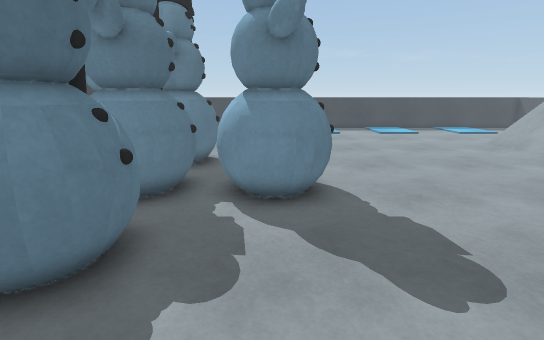
view 1 (above)

18 first-person views from a walk through a Unity game level. The camera is 1.4 m above the floor, tilts 14° down and sees 85° across. The floor is counted in squares, 0.5 m on a side. Each view is taken from the middle of a square. On the plan, view 1 faces up. The plan holds only what a view shows up to about 20 squares ahead; the rest is blank. The place goes on beyond the plan.

view 2
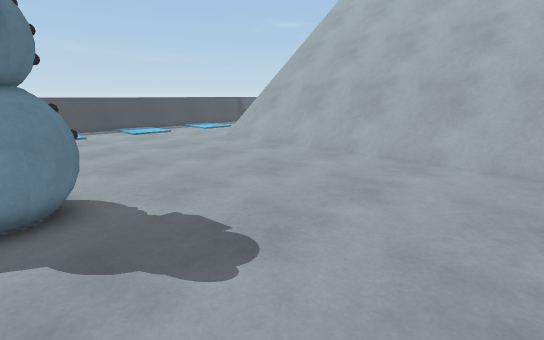

view 3
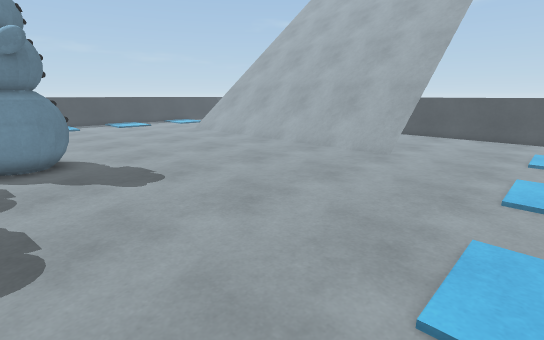

view 4
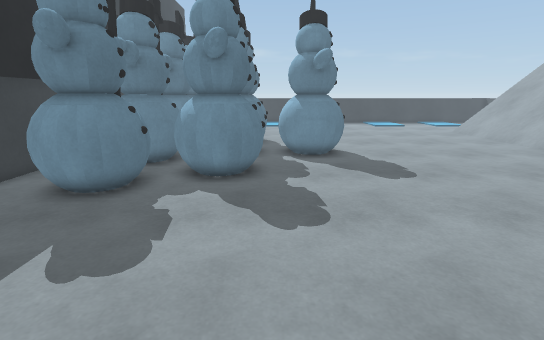

view 5
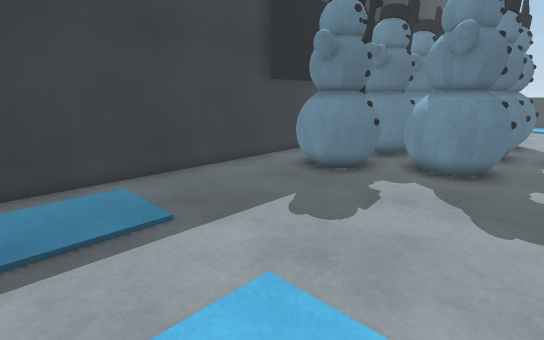

view 6
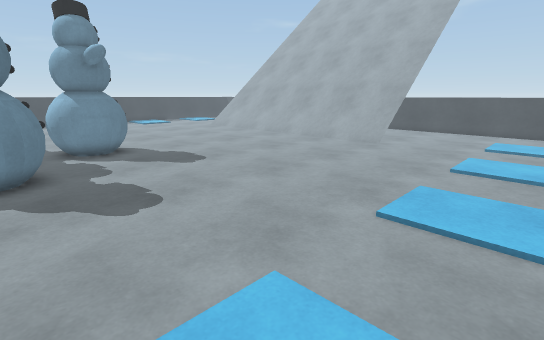

view 7
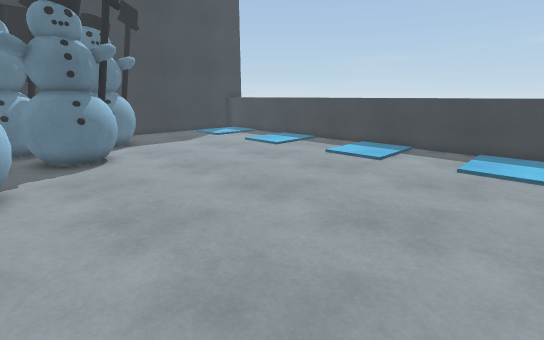

view 8
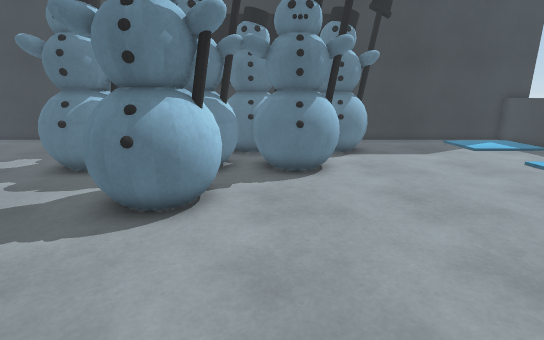

view 9
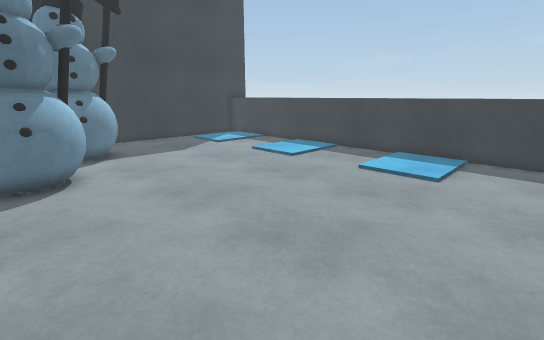

view 10
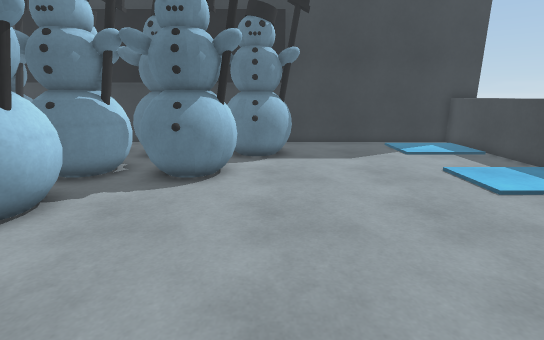

view 11
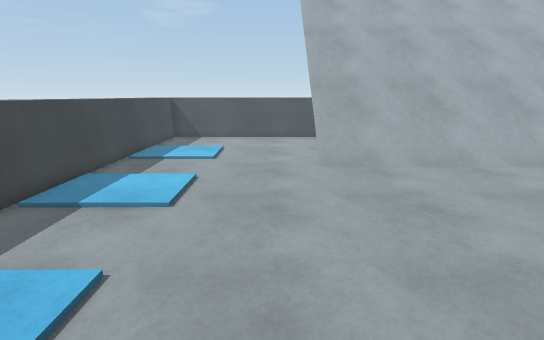

view 12
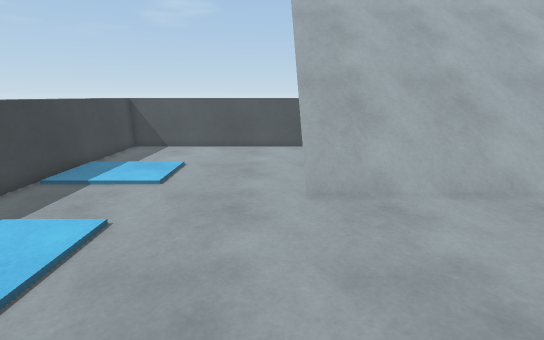

view 13
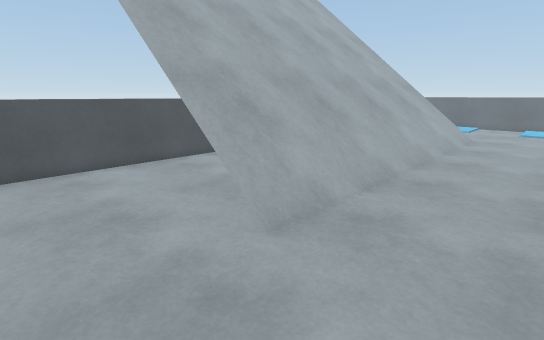

view 14
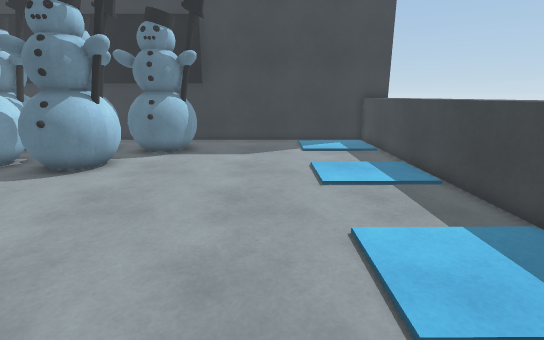

view 15
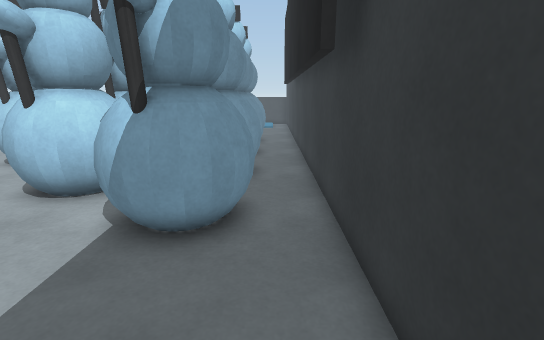

view 16
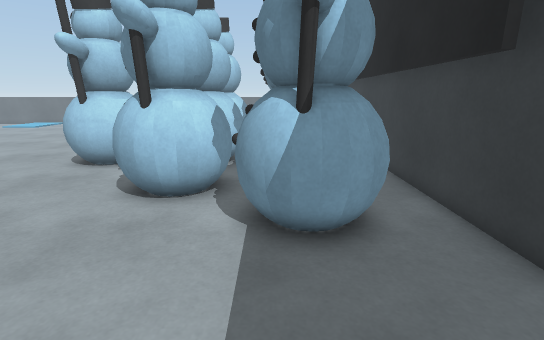

view 17
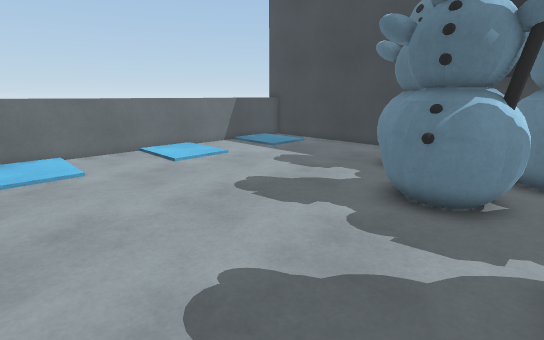

view 18
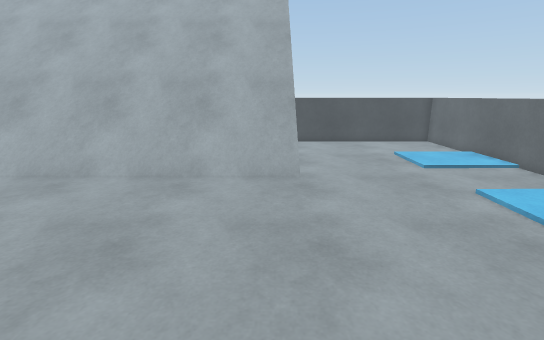

### Floor plan
Key: @ floor where view 1 was taken; # wall or solid block; . floor; / step, stairs or slope; = window, fence, low wall or low ledge; ^ raised ledge; O other object.
Columns run from 12 left of view 1 to 23 right of it. Each row starts with its distance up from view 1.
 28 ^  ^^    ^ ^ ^    ^     ^   ^^   ^
 27 ^^^^^^^^^^^^^^^^^^^^^^^^^^^^^^^^^^^
 26 # ................................^
 25 # ................................^
 24 # ................................^
 23 # ................................^
 22 # ................................^
 21 # ................................^
 20 # ................................^^
 19 # ................................^
 18 # ......................../// ....=
 17 # .OOO....................////....=
 16 # .OOOO...................////....=
 15 # OOOOOOO.................////....=
 14 # . OOOOOO................////....=
 13 # ..OOOOOOO...............////..
 12 # .OOOOOOO................////..
 11 # OOOOO OO..O.............////..
 10 # . OOOOOO.OOOO...........////..
  9 # .. OOOOOOOOOO...........////..
  8 # .OOO OOOOOOOO...........////..
  7 # OOOOO OO.OOO............////..
  6 # . OOOOOO................////..
  5 # . OOOOOOO...............////..
  4 # .OOOOOOOO...............////..
  3 # OOOOOOOO................////..
  2 # .OOOO...................////..
  1 # .OOO....................////...
  0 # ..........@............./// ....=
 -1 # ................................^
 -2 # ................................^
 -3 # ................................^
 -4 # ................................^
 -5 # ................................^
 -6 # ................................^
 -7 # ................................^
 -8 # ..................... ..........^
 -9     ^^^^^^^^^^^^^        ^^^^^^^^^^
-10            ^                   ^

Where each view was taken, in squares from view 1:
view 1: 0 up, 0 right, facing up
view 2: 0 up, 0 right, facing up-right
view 3: 6 down, 1 left, facing up-right
view 4: 7 down, 2 left, facing up
view 5: 8 down, 1 left, facing up-left
view 6: 8 down, 4 left, facing up-right
view 7: 10 up, 11 right, facing up-left
view 8: 12 up, 8 right, facing left
view 9: 12 up, 8 right, facing up-left
view 10: 16 up, 7 right, facing left
view 11: 20 up, 1 right, facing right
view 12: 19 up, 5 right, facing right
view 13: 22 up, 9 right, facing down-right
view 14: 21 up, 8 right, facing left
view 15: 22 up, 10 left, facing down
view 16: 22 up, 7 left, facing down
view 17: 7 up, 5 right, facing down-left
view 18: 1 up, 3 right, facing right
